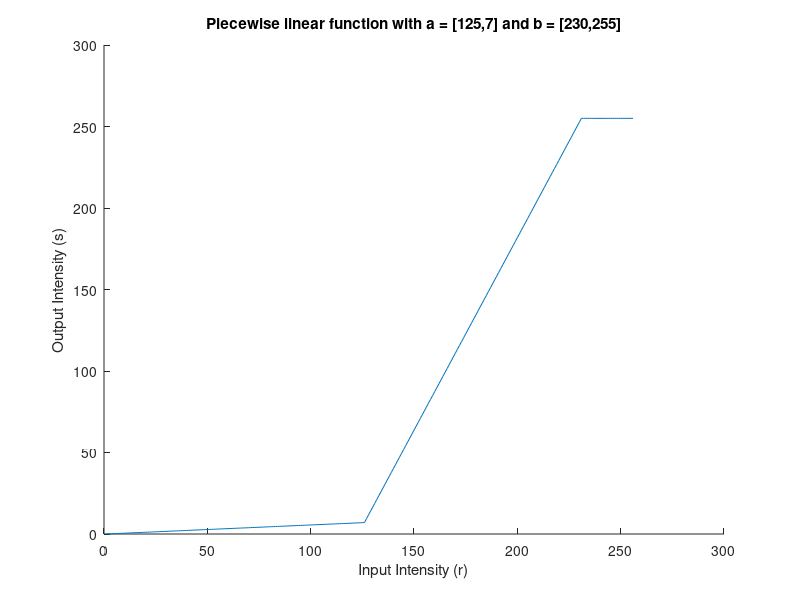

The MATLAB script that drew this image: (Note: this script raises an error after producing the figure.)
%%%%%%%% LAB 2 PROBLEM 4 %%%%%%%%
close all
% folder = 'C:\Users\cassi\OneDrive\Documents\BME 872\Labs\Lab 2\Mammo1';
% %folder = 'C:\Users\DunnA\Documents\YEAR4\BME872\872Labz\Mammo1';
% filename = 'mdb';
% imageFormat = '.pgm';
% fileNums = ['015'; '020'; '154'; ];
% for i = 1:3
%     [Mammo(:, :, i), info] = imageRead(folder, imageFormat, strcat(filename, fileNums(i, :)));
% end

Tr = zeros(256,1);

a = [125, 7; 129, 28; 80, 12];
b = [230, 255; 240, 255; 184, 255];

for i_slice = 1:3
    [coeffs, ~] = polyfit([0, a(i_slice,1)], [0, a(i_slice,2)],1);
    slope_p1 = coeffs(1);
    b_p1 = coeffs(2);
    [coeffs, ~] = polyfit([a(i_slice,1), b(i_slice,1)], [a(i_slice,2), b(i_slice,2)],1);
    slope_p2 = coeffs(1);
    b_p2 = coeffs(2);
    [coeffs, ~] = polyfit([b(i_slice,1), 255], [b(i_slice,2), 255],1);
    slope_p3 = coeffs(1);
    b_p3 = coeffs(2);
    
    for i_intensity = 0:255
        if i_intensity <= a(i_slice,1)
            Tr(i_intensity+1) = slope_p1*i_intensity + b_p1;
        elseif a(i_slice,1) < i_intensity && i_intensity <= b(i_slice,1)
            Tr(i_intensity+1) = slope_p2*i_intensity + b_p2;
        else 
            Tr(i_intensity+1) = slope_p3*i_intensity + b_p3;
        end
    end
    
    figure
    hold on
    title(strcat('Piecewise linear function with a = [', num2str(a(i_slice,1)),',',32,num2str(a(i_slice,2)), 32, '] and b = [',num2str(b(i_slice,1)),',',32,num2str(b(i_slice,2)),']'))
    plot(Tr)
    ylabel('Output Intensity (s)')
    xlabel('Input Intensity (r)')
    hold off
    
   [bins1, freq1] = intensityHistogram(Mammo(:,:,i_slice), 1, 0, 0, 1);
   [out_img] = contrast_tfrm_curve(Mammo(:,:,i_slice), Tr);
   [bins2, freq2] = intensityHistogram(img_out(:,:,i_slice), 1, 0, 0, 1);
   plotHist2(bins1, freq1, bins2, freq2, Mammo(:, :, i_slice), img_out(:,:,i_slice), "P2: Piecewise Linear Contrast Adjusment of a Mammogram: "+i_slice);
    
end